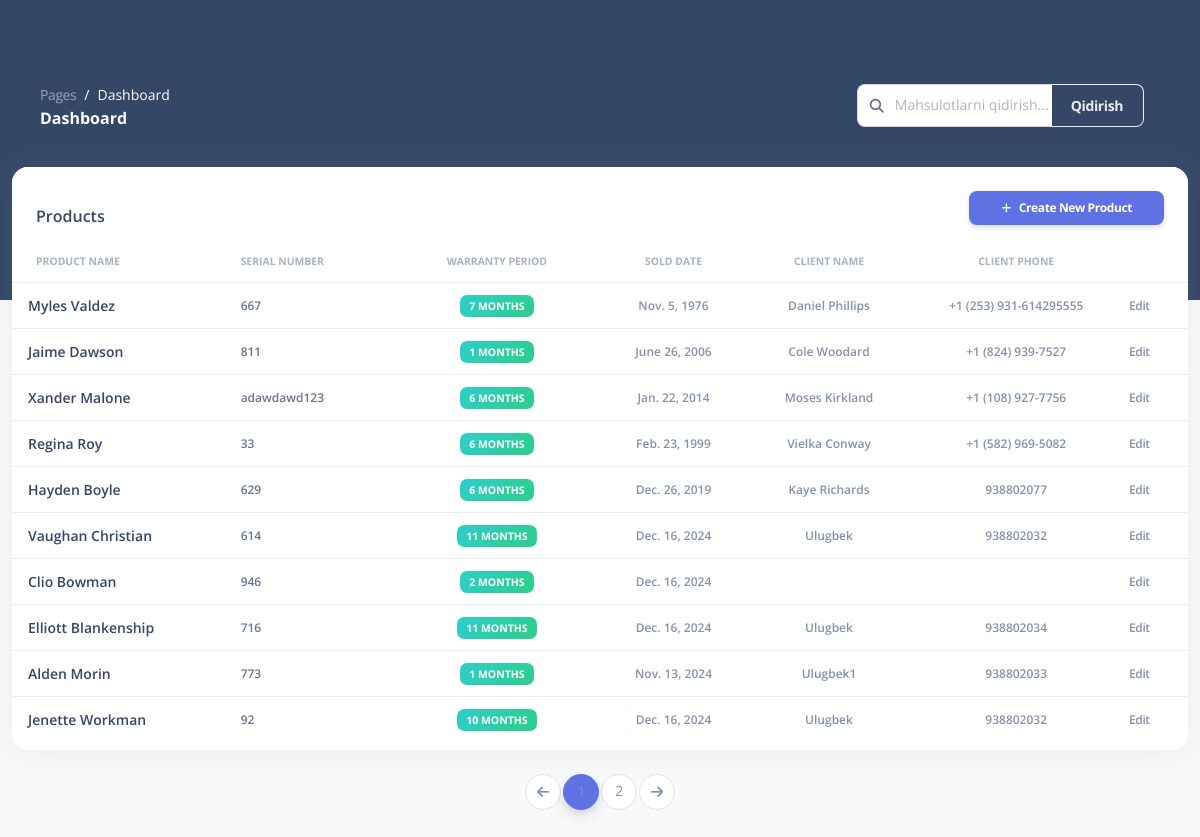
The page /product/product/ on the database its author committed.
### product/models.py (models this page shows, shortened)
class Product(models.Model):
    name = models.CharField(max_length=100, verbose_name="Product Name")
    is_warranty_active = models.BooleanField(
        default=True,
        verbose_name="Is Warranty Active",
        help_text="Indicates if the product warranty is still valid."
    )
    warranty_period = models.PositiveIntegerField(
        verbose_name="Warranty Period (Months)",
        help_text="Warranty duration in months (must be positive)."
    )
    sold_date = models.DateField(
        default=date.today,
        verbose_name="Date Sold",
        help_text="Date when the product was sold."
    )
    serial_number = models.CharField(
        max_length=50,  # Optimal uzunlik tanlangan
        unique=True,
        verbose_name="Serial Number",
        help_text="Unique identifier for the product."
    )
    client = models.ForeignKey(
        Client,
        on_delete=models.SET_NULL,
        null=True,
        blank=True,
        related_name='products'
    )
    created_at = models.DateTimeField(auto_now_add=True, verbose_name="Created At")
    updated_at = models.DateTimeField(auto_now=True, verbose_name="Last Updated")
    class Meta:
        verbose_name = "Product"
        verbose_name_plural = "Products"
        ordering = ['-created_at']

class Client(models.Model):
    name = models.CharField(max_length=255, verbose_name="Client Name")
    phone = models.CharField(
        max_length=15,
        unique=True,
        verbose_name="Phone Number",
        help_text="Enter the phone number (up to 15 digits)."
    )

### product/views.py (the view)
# urls.py: path('product/', views.product_list, name='product_list'),  # Product list with pagination and search
def product_list(request):
    query = request.GET.get('q', '')
    products = Product.objects.filter(
        Q(name__icontains=query) |
        Q(serial_number__icontains=query) |
        Q(client__phone__icontains=query)  # Add this line to search by client's phone number
    ).select_related('client')  # Use select_related to optimize database queries
    paginator = Paginator(products, 10)  # Show 10 products per page
    page_number = request.GET.get('page')
    page_obj = paginator.get_page(page_number)
    return render(request, 'pages/product_table.html', {'page_obj': page_obj, 'query': ""})

### templates/pages/product_table.html
{% extends 'pages/base.html' %}
{% block content %}
<div class="container-fluid py-4">
    <div class="row">
        <div class="col-12">
            <div class="card mb-4">
                <div class="card-header pb-0 d-flex justify-content-between align-items-center">
                    <h6 class="mb-0">Products</h6>
                    <a href="{% url 'product_create' %}" class="btn btn-primary btn-sm">
                        <i class="fas fa-plus me-2"></i>Create New Product
                    </a>
                </div>
                <div class="card-body px-0 pt-0 pb-2">
                    <div class="table-responsive p-0">
                        <table class="table align-items-center mb-0">
                            <thead>
                            <tr>
                                <th class="text-uppercase text-secondary text-xxs font-weight-bolder opacity-7">Product
                                    Name
                                </th>
                                <th class="text-uppercase text-secondary text-xxs font-weight-bolder opacity-7 ps-2">
                                    Serial Number
                                </th>
                                <th class="text-center text-uppercase text-secondary text-xxs font-weight-bolder opacity-7">
                                    Warranty Period
                                </th>
                                <th class="text-center text-uppercase text-secondary text-xxs font-weight-bolder opacity-7">
                                    Sold Date
                                </th>
                                <th class="text-center text-uppercase text-secondary text-xxs font-weight-bolder opacity-7">
                                    Client Name
                                </th>
                                <th class="text-center text-uppercase text-secondary text-xxs font-weight-bolder opacity-7">
                                    Client Phone
                                </th>
                                <th class="text-secondary opacity-7"></th>
                            </tr>
                            </thead>
                            <tbody>
                            {% for product in page_obj %}
                            <tr>
                                <td>
                                    <div class="d-flex px-2 py-1">
                                        <div class="d-flex flex-column justify-content-center">
                                            <h6 class="mb-0 text-sm">{{ product.name }}</h6>
                                        </div>
                                    </div>
                                </td>
                                <td>
                                    <p class="text-xs font-weight-bold mb-0">{{ product.serial_number }}</p>
                                </td>
                                <td class="align-middle text-center text-sm">
                                    <span class="badge badge-sm bg-gradient-success">{{ product.warranty_period }} months</span>
                                </td>
                                <td class="align-middle text-center">
                                    <span class="text-secondary text-xs font-weight-bold">{{ product.sold_date }}</span>
                                </td>
                                <td class="align-middle text-center">
                                    <span class="text-secondary text-xs font-weight-bold">{{ product.client.name }}</span>
                                </td>
                                <td class="align-middle text-center">
                                    <span class="text-secondary text-xs font-weight-bold">{{ product.client.phone }}</span>
                                </td>
                                <td class="align-middle">
                                    <a href="{% url 'product_update' product.id %}"
                                       class="text-secondary font-weight-bold text-xs" data-toggle="tooltip"
                                       data-original-title="Edit product">
                                        Edit
                                    </a>
                                </td>
                            </tr>
                            {% endfor %}
                            </tbody>
                        </table>
                    </div>
                </div>
            </div>
        </div>
    </div>
    <nav aria-label="Page navigation example">
        <ul class="pagination justify-content-center">
            {% if page_obj.has_previous %}
            <li class="page-item">
                <a class="page-link" href="?page={{ page_obj.previous_page_number }}&q={{ query }}" tabindex="-1"><i
                        class="fa-solid fa-arrow-left"></i></a>
            </li>
            {% else %}
            <li class="page-item disabled">
                <a class="page-link" href="#" tabindex="-1"><i class="fa-solid fa-arrow-left"></i></a>
            </li>
            {% endif %}
            {% for num in page_obj.paginator.page_range %}
            {% if page_obj.number == num %}
            <li class="page-item active"><a class="page-link" href="?page={{ num }}&q={{ query }}">{{ num }}</a></li>
            {% elif num > page_obj.number|add:'-3' and num < page_obj.number|add:'3' %}
            <li class="page-item"><a class="page-link" href="?page={{ num }}&q={{ query }}">{{ num }}</a></li>
            {% endif %}
            {% endfor %}
            {% if page_obj.has_next %}
            <li class="page-item">
                <a class="page-link" href="?page={{ page_obj.next_page_number }}&q={{ query }}"><i
                        class="fa-solid fa-arrow-right"></i></a>
            </li>
            {% else %}
            <li class="page-item disabled">
                <a class="page-link" href="#"><i class="fa-solid fa-arrow-right"></i></a>
            </li>
            {% endif %}
        </ul>
    </nav>
</div>
{% endblock %}

### rows shown on the page
Product: name "Myles Valdez", serial_number "667", warranty_period "7", sold_date "Nov. 5, 1976", client.name "Daniel Phillips", client.phone "+1 (253) 931-614295555"
Product: name "Jaime Dawson", serial_number "811", warranty_period "1", sold_date "June 26, 2006", client.name "Cole Woodard", client.phone "+1 (824) 939-7527"
Product: name "Xander Malone", serial_number "adawdawd123", warranty_period "6", sold_date "Jan. 22, 2014", client.name "Moses Kirkland", client.phone "+1 (108) 927-7756"
Product: name "Regina Roy", serial_number "33", warranty_period "6", sold_date "Feb. 23, 1999", client.name "Vielka Conway", client.phone "+1 (582) 969-5082"
Product: name "Hayden Boyle", serial_number "629", warranty_period "6", sold_date "Dec. 26, 2019", client.name "Kaye Richards", client.phone "938802077"
Product: name "Vaughan Christian", serial_number "614", warranty_period "11", sold_date "Dec. 16, 2024", client.name "Ulugbek", client.phone "938802032"
Product: name "Clio Bowman", serial_number "946", warranty_period "2", sold_date "Dec. 16, 2024"
Product: name "Elliott Blankenship", serial_number "716", warranty_period "11", sold_date "Dec. 16, 2024", client.name "Ulugbek", client.phone "938802034"
Product: name "Alden Morin", serial_number "773", warranty_period "1", sold_date "Nov. 13, 2024", client.name "Ulugbek1", client.phone "938802033"
Product: name "Jenette Workman", serial_number "92", warranty_period "10", sold_date "Dec. 16, 2024", client.name "Ulugbek", client.phone "938802032"

### other values the page prints
{{ num }} "1"
{{ num }} "2"
